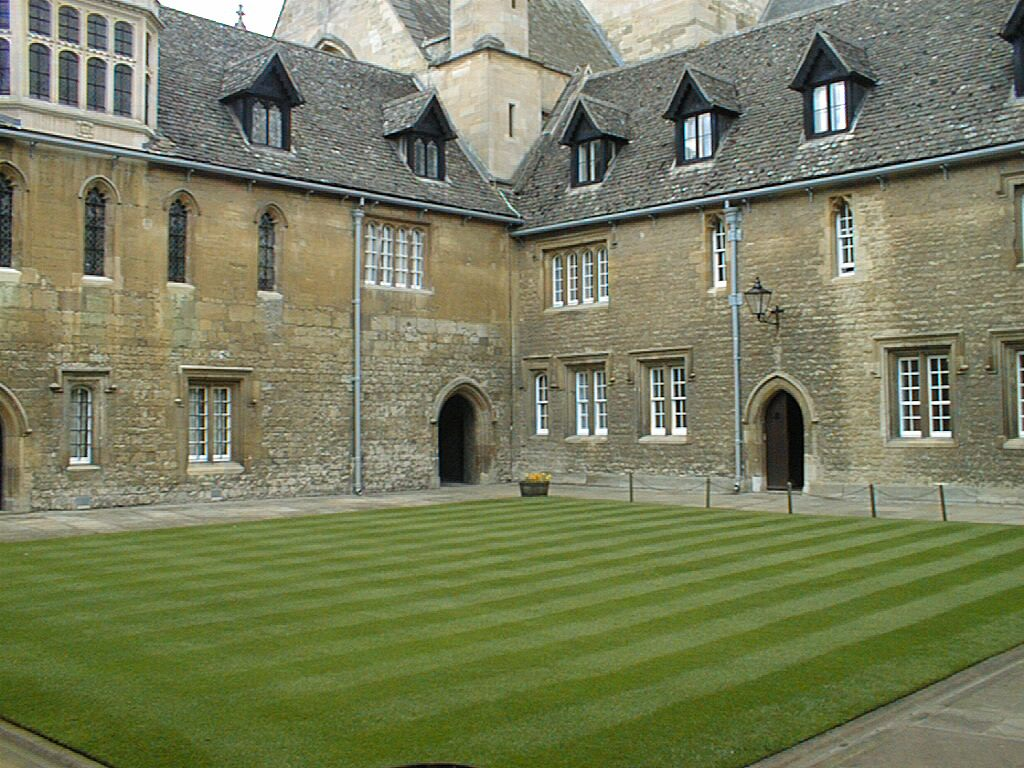
#> input picture cv_tutorial_epipolar-master/data/001.jpg, 1024 x 768 px
$ python yolo.py
#> lines starting #> are read from the running program, lines starting #| are printed output that depends on the picture
import cv2
import numpy as np
from matplotlib import pyplot as plt
global pts1
global pts2
global pts3
global pts4
pts3=[]
pts4=[]
pts5=[]
pts6=[]
C=[]


# [163 lines left out: functions fundamental_matrix, eight_point_algorithm, constraint_matrix, normalize2dpts, drawlines, my_mouse_callbackL and 4 more, not called in this run]


img1 = cv2.imread('./data/001.jpg',0)
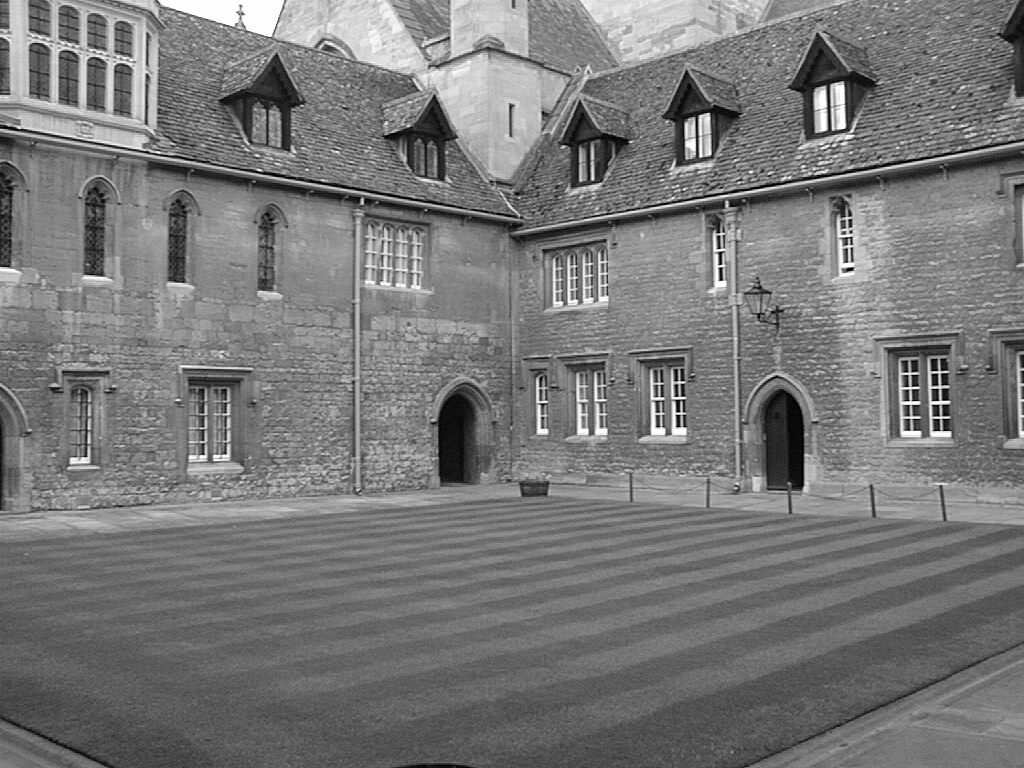
#> img1: shape (768, 1024); min 0, max 255, mean 119.8
img2 = cv2.imread('./data/002.jpg',0)
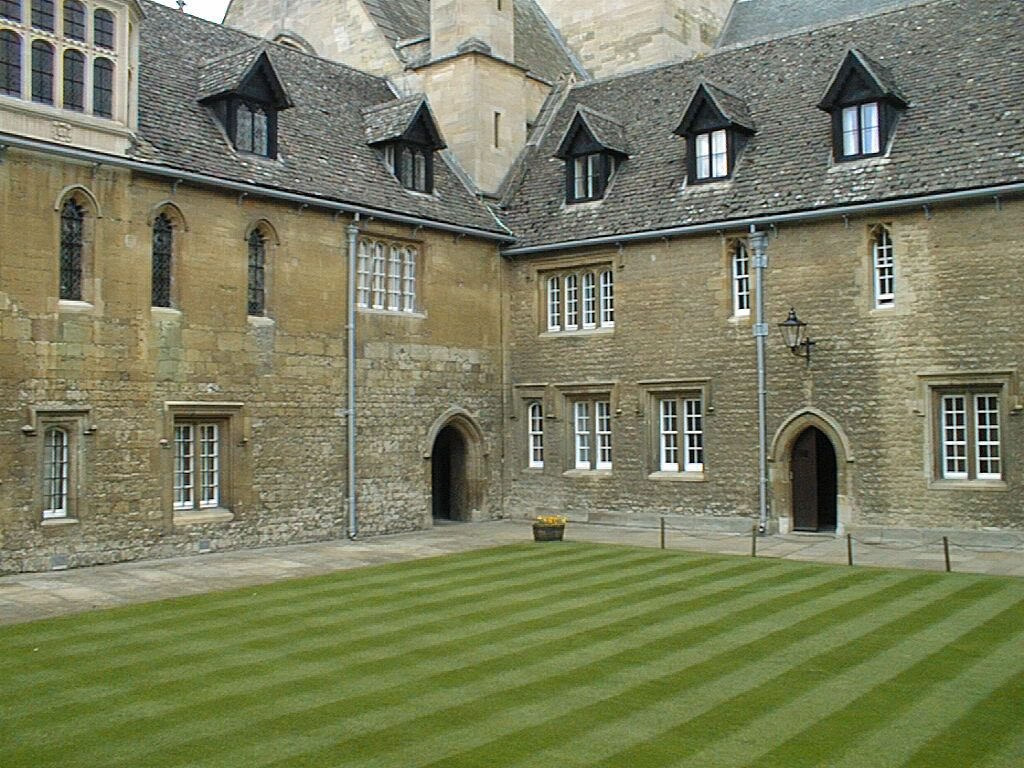
#> input picture cv_tutorial_epipolar-master/data/002.jpg, 1024 x 768 px
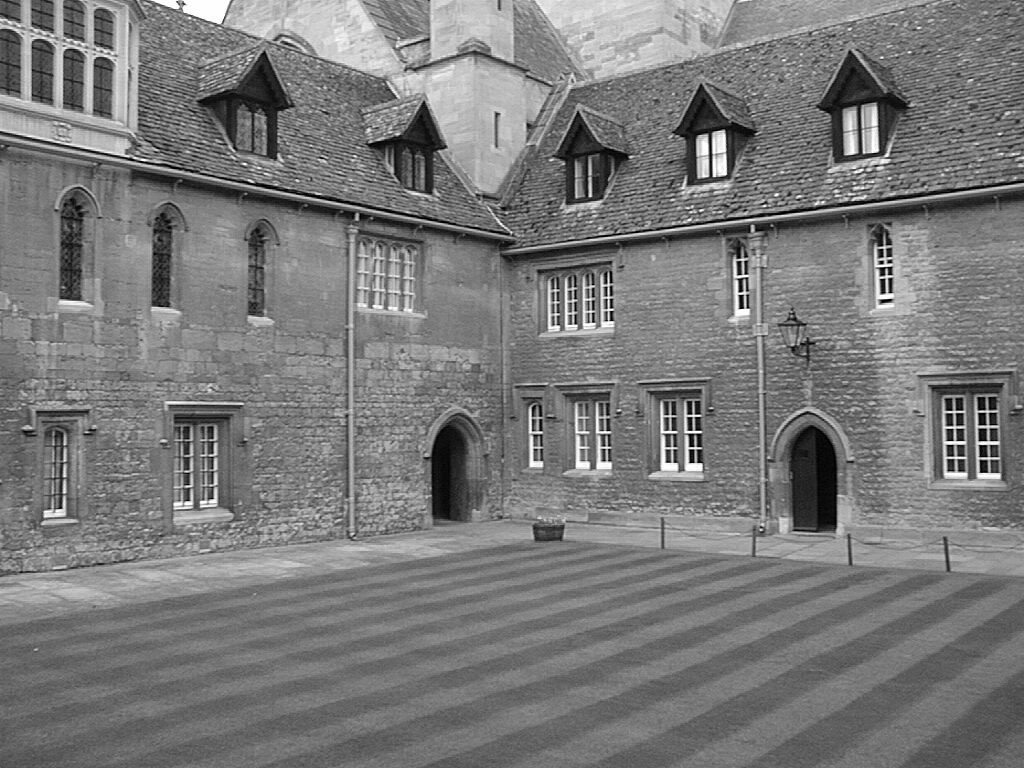
#> img2: shape (768, 1024); min 0, max 255, mean 121.3
imgx = cv2.imread('./data/001.jpg',0)
imgy = cv2.imread('./data/002.jpg',0)
cv2.namedWindow('image1', cv2.WINDOW_NORMAL)
cv2.namedWindow('image2', cv2.WINDOW_NORMAL)


orb = cv2.ORB_create()

# find the keypoints and descriptors with ORB
kp1, des1 = orb.detectAndCompute(img1,None)
#> kp1 = 500 keypoints; strongest (x, y, size): (678, 411, 31), (678, 410, 37.2), (720, 268, 31), (677, 416, 31)
kp2, des2 = orb.detectAndCompute(img2,None)
#> kp2 = 500 keypoints; strongest (x, y, size): (740, 291, 31), (740, 296, 31), (690, 428, 37.2), (742, 295, 31)
print(des1, des2)
#> (printed output is left out)
# create BFMatcher object
bf = cv2.BFMatcher(cv2.NORM_HAMMING, crossCheck=True)


# Match descriptors.
matches = bf.match(des1,des2)
#> matches = 219 matches

good = []
pts1 = []
pts2 = []

D_MATCH_THRES = 65.0
for m in matches:
    if m.distance < D_MATCH_THRES:
        good.append(m)
        pts2.append(kp2[m.trainIdx].pt)
        pts1.append(kp1[m.queryIdx].pt)
#> after the loop, good = 183 matches; pts1 = 183 pairs, first value 84.67 to 948.7, second value 82.08 to 483.7; pts2 = 183 pairs, first value 58.75 to 981, second value 104.5 to 526.7

pts1 = np.float32(pts1)
pts2 = np.float32(pts2)

# compute F
F, mask = cv2.findFundamentalMat(pts1,pts2,cv2.FM_RANSAC) #cv2.FM_LMEDS
#> F = [[-1.89e-07, -6.85e-06, 0.00268], [1.02e-05, -1.45e-06, 0.00507], [-0.00432, -0.00721, 1]]; mask = 183 values, max 1 at index 0, min 0 at index 1, mean 0.667
print(F)
#| [[-1.88703769e-07 -6.85082675e-06  2.67926962e-03]
#|  [ 1.01714808e-05 -1.45235174e-06  5.06730376e-03]
#|  [-4.32486076e-03 -7.20589708e-03  1.00000000e+00]]
# We select only inlier points
pts1 = pts1[mask.ravel()==1]
#> pts1 = 122 pairs, first value 84.67 to 948.7, second value 86.4 to 483.7
pts2 = pts2[mask.ravel()==1]
#> pts2 = 122 pairs, first value 58.75 to 981, second value 130.6 to 526.7
pts1 = np.array([[0,0]])
pts2 = np.array([[0,0]])


cv2.setMouseCallback('image1',my_mouse_callbackL)
cv2.setMouseCallback('image2',my_mouse_callbackR)
while True:
 cv2.imshow("image1",img1)
 cv2.imshow("image2",img2)
 if cv2.waitKey(1) & 0xFF == ord('q'):
#> (key q is pressed here)
        break

pts3=np.float32(np.array(pts3))
pts4=np.float32(np.array(pts4))
#> (the run stopped early here; a loop or call above may not have finished)
